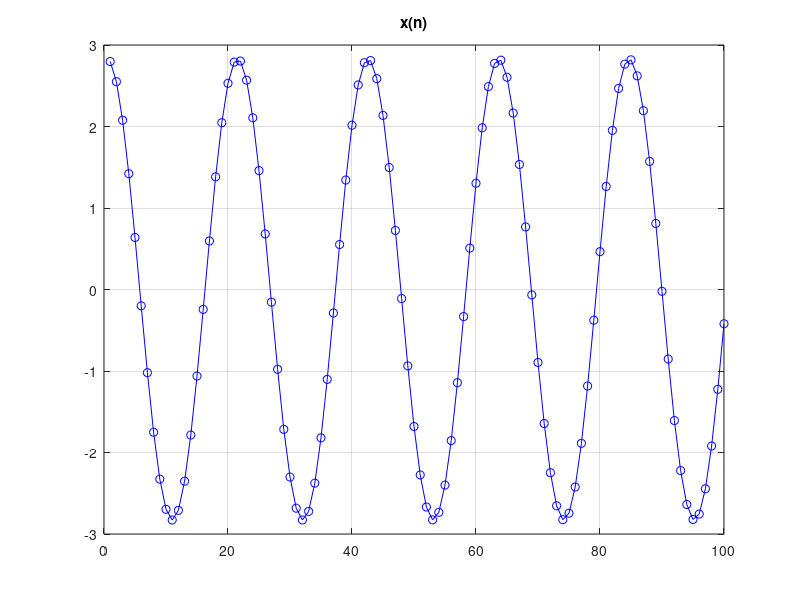
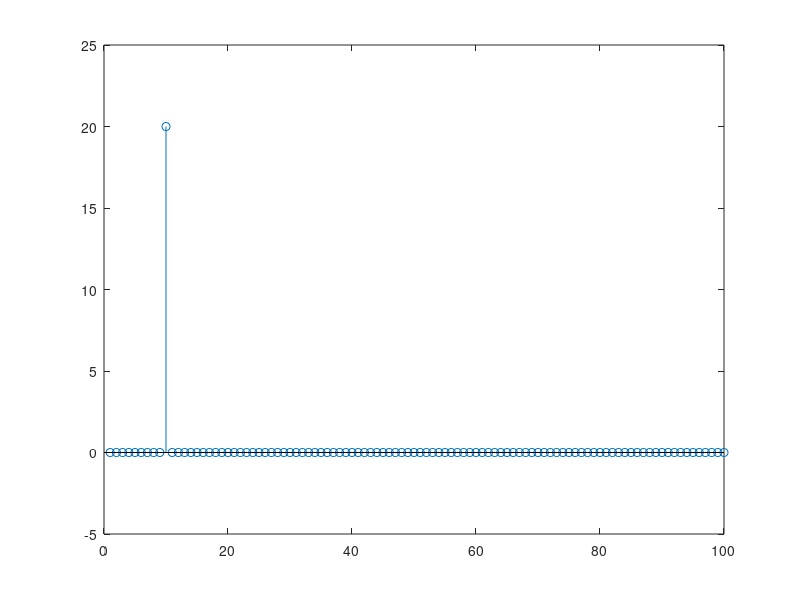
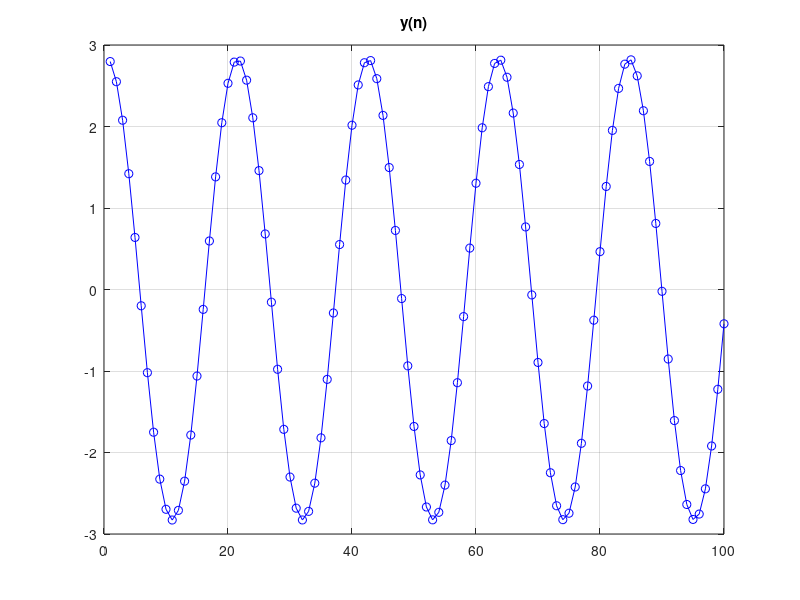

MATLAB code for these plots, in order:
% dsp03_ex_transforms.m - orthogonal transformations of signals
clc; clear; close all;

% Orthogonal matrix for DCT-IV orthogonal transform
N = 100;                                    % transformation order (square matrix size)
k = (0:N-1); n=(0:N-1);                     % columns=functions, rows=samples
S = sqrt(2/N)*cos(pi/N*(n'+1/2)*(k+1/2));   % synthesis matrix
A = S';                                     % analysis matrix: conjugation+transposition of S
S*A, pause                                  % checking matrix orthogonality

x1 = 10*S(:, 5);        % signal #1
x2 = 20*S(:,10);        % signal #2
x3 = 30*sqrt(2/N)*cos(pi/N*(n  +1/2)*(10.5+1/2) );      % signal #3
x4 = 30*sqrt(2/N)*cos(pi/N*(n'+N/4+1/2)*(10 +1/2) );    % signal #4
x5 = randn(1,N);                                % signal #5
x = x2; % choose x1, x2, x3, x4, x1+x2, x1+x3, x1+x4
figure; plot(x,'bo-'); title('x(n)'); grid;     % input

c = A*x;                % signal analysis: finding similarity coefficients
figure; stem(c);        % displaying similarity coefficients
%c(5) = 0;              % removing signal component x1
y = S*c;                % signal synthesis: summation of weighted elementary vectors
figure; plot(y,'bo-'); title('y(n)'); grid; % output
error = max(abs(x-y)), % signal reconstruction error